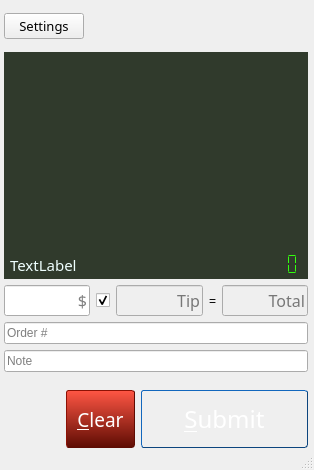
<?xml version="1.0" encoding="UTF-8"?>
<ui version="4.0">
 <class>MainWindow</class>
 <widget class="QMainWindow" name="MainWindow">
  <property name="geometry">
   <rect>
    <x>0</x>
    <y>0</y>
    <width>314</width>
    <height>470</height>
   </rect>
  </property>
  <property name="windowTitle">
   <string>Payment Terminal</string>
  </property>
  <widget class="QWidget" name="centralwidget">
   <property name="sizePolicy">
    <sizepolicy hsizetype="Preferred" vsizetype="Preferred">
     <horstretch>0</horstretch>
     <verstretch>0</verstretch>
    </sizepolicy>
   </property>
   <layout class="QVBoxLayout" name="verticalLayout_2">
    <property name="spacing">
     <number>6</number>
    </property>
    <property name="leftMargin">
     <number>4</number>
    </property>
    <property name="topMargin">
     <number>6</number>
    </property>
    <property name="rightMargin">
     <number>6</number>
    </property>
    <property name="bottomMargin">
     <number>0</number>
    </property>
    <item>
     <widget class="QFrame" name="frame">
      <property name="frameShape">
       <enum>QFrame::NoFrame</enum>
      </property>
      <property name="frameShadow">
       <enum>QFrame::Sunken</enum>
      </property>
      <layout class="QHBoxLayout" name="horizontalLayout_2">
       <property name="spacing">
        <number>0</number>
       </property>
       <property name="margin">
        <number>0</number>
       </property>
       <item>
        <widget class="QPushButton" name="btn_settings">
         <property name="font">
          <font>
           <family>Sans Serif</family>
           <pointsize>10</pointsize>
          </font>
         </property>
         <property name="focusPolicy">
          <enum>Qt::NoFocus</enum>
         </property>
         <property name="text">
          <string>Settings</string>
         </property>
         <property name="icon">
          <iconset>
           <normaloff>img/settings.png</normaloff>img/settings.png</iconset>
         </property>
         <property name="iconSize">
          <size>
           <width>32</width>
           <height>32</height>
          </size>
         </property>
        </widget>
       </item>
       <item>
        <spacer name="horizontalSpacer_2">
         <property name="orientation">
          <enum>Qt::Horizontal</enum>
         </property>
         <property name="sizeHint" stdset="0">
          <size>
           <width>40</width>
           <height>20</height>
          </size>
         </property>
        </spacer>
       </item>
       <item>
        <widget class="QLabel" name="label_3">
         <property name="sizePolicy">
          <sizepolicy hsizetype="Fixed" vsizetype="Fixed">
           <horstretch>0</horstretch>
           <verstretch>0</verstretch>
          </sizepolicy>
         </property>
         <property name="minimumSize">
          <size>
           <width>135</width>
           <height>40</height>
          </size>
         </property>
         <property name="maximumSize">
          <size>
           <width>135</width>
           <height>40</height>
          </size>
         </property>
         <property name="text">
          <string/>
         </property>
         <property name="pixmap">
          <pixmap>img/135x40-logo.png</pixmap>
         </property>
         <property name="alignment">
          <set>Qt::AlignRight|Qt::AlignTrailing|Qt::AlignVCenter</set>
         </property>
        </widget>
       </item>
      </layout>
     </widget>
    </item>
    <item>
     <widget class="QWidget" name="widget" native="true">
      <layout class="QVBoxLayout" name="verticalLayout">
       <property name="spacing">
        <number>0</number>
       </property>
       <property name="margin">
        <number>0</number>
       </property>
       <item>
        <widget class="QTextEdit" name="view_display">
         <property name="enabled">
          <bool>true</bool>
         </property>
         <property name="sizePolicy">
          <sizepolicy hsizetype="Expanding" vsizetype="Expanding">
           <horstretch>0</horstretch>
           <verstretch>0</verstretch>
          </sizepolicy>
         </property>
         <property name="focusPolicy">
          <enum>Qt::NoFocus</enum>
         </property>
         <property name="acceptDrops">
          <bool>false</bool>
         </property>
         <property name="styleSheet">
          <string notr="true">background-color: rgb(48, 58, 44);
color: rgb(239, 255, 255);</string>
         </property>
         <property name="frameShape">
          <enum>QFrame::NoFrame</enum>
         </property>
         <property name="readOnly">
          <bool>true</bool>
         </property>
         <property name="overwriteMode">
          <bool>false</bool>
         </property>
         <property name="textInteractionFlags">
          <set>Qt::LinksAccessibleByMouse|Qt::TextSelectableByMouse</set>
         </property>
        </widget>
       </item>
       <item>
        <widget class="QFrame" name="frame_2">
         <property name="styleSheet">
          <string notr="true">background-color: rgb(48, 58, 44);
color: rgb(239, 255, 255);</string>
         </property>
         <property name="frameShape">
          <enum>QFrame::NoFrame</enum>
         </property>
         <property name="frameShadow">
          <enum>QFrame::Raised</enum>
         </property>
         <property name="lineWidth">
          <number>0</number>
         </property>
         <layout class="QHBoxLayout" name="horizontalLayout_3">
          <property name="spacing">
           <number>3</number>
          </property>
          <property name="leftMargin">
           <number>6</number>
          </property>
          <property name="topMargin">
           <number>0</number>
          </property>
          <property name="rightMargin">
           <number>3</number>
          </property>
          <property name="bottomMargin">
           <number>3</number>
          </property>
          <item>
           <widget class="QLabel" name="certificateStatus">
            <property name="sizePolicy">
             <sizepolicy hsizetype="Expanding" vsizetype="Preferred">
              <horstretch>0</horstretch>
              <verstretch>0</verstretch>
             </sizepolicy>
            </property>
            <property name="font">
             <font>
              <family>Courier 10 Pitch</family>
              <pointsize>11</pointsize>
             </font>
            </property>
            <property name="frameShape">
             <enum>QFrame::NoFrame</enum>
            </property>
            <property name="text">
             <string>TextLabel</string>
            </property>
           </widget>
          </item>
          <item>
           <widget class="QLCDNumber" name="countDown">
            <property name="styleSheet">
             <string notr="true">color: rgb(51, 255, 15)
</string>
            </property>
            <property name="frameShape">
             <enum>QFrame::NoFrame</enum>
            </property>
            <property name="smallDecimalPoint">
             <bool>false</bool>
            </property>
            <property name="segmentStyle">
             <enum>QLCDNumber::Flat</enum>
            </property>
           </widget>
          </item>
         </layout>
        </widget>
       </item>
      </layout>
     </widget>
    </item>
    <item>
     <widget class="QWidget" name="widget_5" native="true">
      <layout class="QHBoxLayout" name="horizontalLayout_5">
       <property name="margin">
        <number>0</number>
       </property>
       <item>
        <widget class="PcCurrencyLineEdit" name="input_cost">
         <property name="font">
          <font>
           <family>Sans Serif</family>
           <pointsize>12</pointsize>
          </font>
         </property>
         <property name="alignment">
          <set>Qt::AlignRight|Qt::AlignTrailing|Qt::AlignVCenter</set>
         </property>
         <property name="placeholderText">
          <string>$</string>
         </property>
        </widget>
       </item>
       <item>
        <widget class="QCheckBox" name="chbox_tip">
         <property name="focusPolicy">
          <enum>Qt::NoFocus</enum>
         </property>
         <property name="toolTip">
          <string>Add tip to total</string>
         </property>
         <property name="layoutDirection">
          <enum>Qt::LeftToRight</enum>
         </property>
         <property name="text">
          <string/>
         </property>
         <property name="checked">
          <bool>true</bool>
         </property>
        </widget>
       </item>
       <item>
        <widget class="QLineEdit" name="view_tip">
         <property name="enabled">
          <bool>false</bool>
         </property>
         <property name="font">
          <font>
           <family>Sans Serif</family>
           <pointsize>12</pointsize>
          </font>
         </property>
         <property name="alignment">
          <set>Qt::AlignRight|Qt::AlignTrailing|Qt::AlignVCenter</set>
         </property>
         <property name="placeholderText">
          <string>Tip</string>
         </property>
        </widget>
       </item>
       <item>
        <widget class="QLabel" name="label">
         <property name="text">
          <string>=</string>
         </property>
        </widget>
       </item>
       <item>
        <widget class="QLineEdit" name="view_total">
         <property name="enabled">
          <bool>false</bool>
         </property>
         <property name="font">
          <font>
           <family>Sans Serif</family>
           <pointsize>12</pointsize>
          </font>
         </property>
         <property name="alignment">
          <set>Qt::AlignRight|Qt::AlignTrailing|Qt::AlignVCenter</set>
         </property>
         <property name="placeholderText">
          <string>Total</string>
         </property>
        </widget>
       </item>
      </layout>
     </widget>
    </item>
    <item>
     <widget class="QLineEdit" name="input_order_id">
      <property name="maxLength">
       <number>24</number>
      </property>
      <property name="placeholderText">
       <string>Order #</string>
      </property>
     </widget>
    </item>
    <item>
     <widget class="QLineEdit" name="input_note">
      <property name="maxLength">
       <number>127</number>
      </property>
      <property name="placeholderText">
       <string>Note</string>
      </property>
     </widget>
    </item>
    <item>
     <widget class="QWidget" name="widget_3" native="true">
      <layout class="QHBoxLayout" name="horizontalLayout_4">
       <property name="spacing">
        <number>0</number>
       </property>
       <property name="margin">
        <number>0</number>
       </property>
       <item>
        <widget class="QWidget" name="widget_4" native="true">
         <property name="layoutDirection">
          <enum>Qt::RightToLeft</enum>
         </property>
         <layout class="QVBoxLayout" name="verticalLayout_3">
          <property name="margin">
           <number>0</number>
          </property>
         </layout>
        </widget>
       </item>
      </layout>
     </widget>
    </item>
    <item>
     <layout class="QHBoxLayout" name="horizontalLayout">
      <property name="topMargin">
       <number>6</number>
      </property>
      <item>
       <spacer name="horizontalSpacer">
        <property name="orientation">
         <enum>Qt::Horizontal</enum>
        </property>
        <property name="sizeHint" stdset="0">
         <size>
          <width>40</width>
          <height>20</height>
         </size>
        </property>
       </spacer>
      </item>
      <item>
       <widget class="QPushButton" name="btn_clear">
        <property name="minimumSize">
         <size>
          <width>69</width>
          <height>58</height>
         </size>
        </property>
        <property name="font">
         <font>
          <family>Sans Serif</family>
          <pointsize>14</pointsize>
         </font>
        </property>
        <property name="focusPolicy">
         <enum>Qt::NoFocus</enum>
        </property>
        <property name="styleSheet">
         <string notr="true">QPushButton {
/* The font color */ 
color: white;
/* Here's the background gradient with start point, end point, 
   stop &quot;percentage&quot; and color, stop percentage and color. */
background-color: qlineargradient(x1: 0, y1: 0, x2: 0, y2: 1, stop: 0 #ff5644, stop: 1 #5e0c03);
/* We'll round the borders. */
border-style: outset;
/* Round radius will be 3px */
border-radius: 3px;
/* Border is only one pixel */
border-width: 1px;
/* Border color is now set */
border-color: #5e0c03;
}

/* This is style when button is pressed */
QPushButton:pressed {
/* We'll just invert the gradient by changing the colors around. */
background-color: qlineargradient(x1: 0, y1: 0, x2: 0, y2: 1, stop: 0 #5e0c03, stop: 1 #ff5644);
}
</string>
        </property>
        <property name="text">
         <string>&amp;Clear</string>
        </property>
       </widget>
      </item>
      <item>
       <widget class="QPushButton" name="btn_accept">
        <property name="minimumSize">
         <size>
          <width>167</width>
          <height>58</height>
         </size>
        </property>
        <property name="font">
         <font>
          <family>Sans Serif</family>
          <pointsize>18</pointsize>
         </font>
        </property>
        <property name="focusPolicy">
         <enum>Qt::StrongFocus</enum>
        </property>
        <property name="styleSheet">
         <string notr="true">QPushButton {
/* The font color */ 
color: white;
/* Here's the background gradient with start point, end point, 
   stop &quot;percentage&quot; and color, stop percentage and color. */
background-color: qlineargradient(x1: 0, y1: 0, x2: 0, y2: 1,
                                  stop: 0 #2198c0, stop: 1 #0d5ca6);
/* We'll round the borders. */
border-style: outset;
/* Round radius will be 3px */
border-radius: 3px;
/* Border is only one pixel */
border-width: 1px;
/* Border color is now set */
border-color: #0c457e;
}

/* This is style when button is pressed */
QPushButton:pressed {
/* We'll just invert the gradient by changing the colors around. */
background-color: qlineargradient(x1: 0, y1: 0, x2: 0, y2: 1, stop: 0 #0d5ca6, stop: 1 #2198c0);
}

/* This is style when button is disabled */
QPushButton:disabled {
/* We'll just invert the gradient by changing the colors around. */
background-color: qlineargradient(x1: 0, y1: 0, x2: 0, y2: 1, stop: 0 #a0a0a0, stop: 1 #3e3e3e);
border-color: #3e3e3e;
}
</string>
        </property>
        <property name="text">
         <string>&amp;Submit</string>
        </property>
        <property name="autoDefault">
         <bool>true</bool>
        </property>
        <property name="default">
         <bool>true</bool>
        </property>
       </widget>
      </item>
     </layout>
    </item>
   </layout>
  </widget>
  <widget class="QStatusBar" name="statusbar"/>
 </widget>
 <customwidgets>
  <customwidget>
   <class>PcCurrencyLineEdit</class>
   <extends>QLineEdit</extends>
   <header>ui_currency_lineedit</header>
  </customwidget>
 </customwidgets>
 <tabstops>
  <tabstop>input_cost</tabstop>
  <tabstop>input_order_id</tabstop>
  <tabstop>input_note</tabstop>
  <tabstop>btn_accept</tabstop>
  <tabstop>view_total</tabstop>
  <tabstop>view_tip</tabstop>
 </tabstops>
 <resources/>
 <connections>
  <connection>
   <sender>btn_clear</sender>
   <signal>clicked()</signal>
   <receiver>input_cost</receiver>
   <slot>clear()</slot>
   <hints>
    <hint type="sourcelabel">
     <x>115</x>
     <y>413</y>
    </hint>
    <hint type="destinationlabel">
     <x>52</x>
     <y>281</y>
    </hint>
   </hints>
  </connection>
  <connection>
   <sender>btn_clear</sender>
   <signal>clicked()</signal>
   <receiver>input_order_id</receiver>
   <slot>clear()</slot>
   <hints>
    <hint type="sourcelabel">
     <x>115</x>
     <y>413</y>
    </hint>
    <hint type="destinationlabel">
     <x>166</x>
     <y>317</y>
    </hint>
   </hints>
  </connection>
  <connection>
   <sender>btn_clear</sender>
   <signal>clicked()</signal>
   <receiver>input_note</receiver>
   <slot>clear()</slot>
   <hints>
    <hint type="sourcelabel">
     <x>115</x>
     <y>413</y>
    </hint>
    <hint type="destinationlabel">
     <x>166</x>
     <y>348</y>
    </hint>
   </hints>
  </connection>
  <connection>
   <sender>input_cost</sender>
   <signal>returnPressed()</signal>
   <receiver>input_order_id</receiver>
   <slot>setFocus()</slot>
   <hints>
    <hint type="sourcelabel">
     <x>52</x>
     <y>284</y>
    </hint>
    <hint type="destinationlabel">
     <x>166</x>
     <y>317</y>
    </hint>
   </hints>
  </connection>
  <connection>
   <sender>input_order_id</sender>
   <signal>returnPressed()</signal>
   <receiver>btn_accept</receiver>
   <slot>animateClick()</slot>
   <hints>
    <hint type="sourcelabel">
     <x>166</x>
     <y>317</y>
    </hint>
    <hint type="destinationlabel">
     <x>239</x>
     <y>413</y>
    </hint>
   </hints>
  </connection>
  <connection>
   <sender>input_note</sender>
   <signal>returnPressed()</signal>
   <receiver>btn_accept</receiver>
   <slot>animateClick()</slot>
   <hints>
    <hint type="sourcelabel">
     <x>166</x>
     <y>348</y>
    </hint>
    <hint type="destinationlabel">
     <x>239</x>
     <y>413</y>
    </hint>
   </hints>
  </connection>
 </connections>
</ui>
